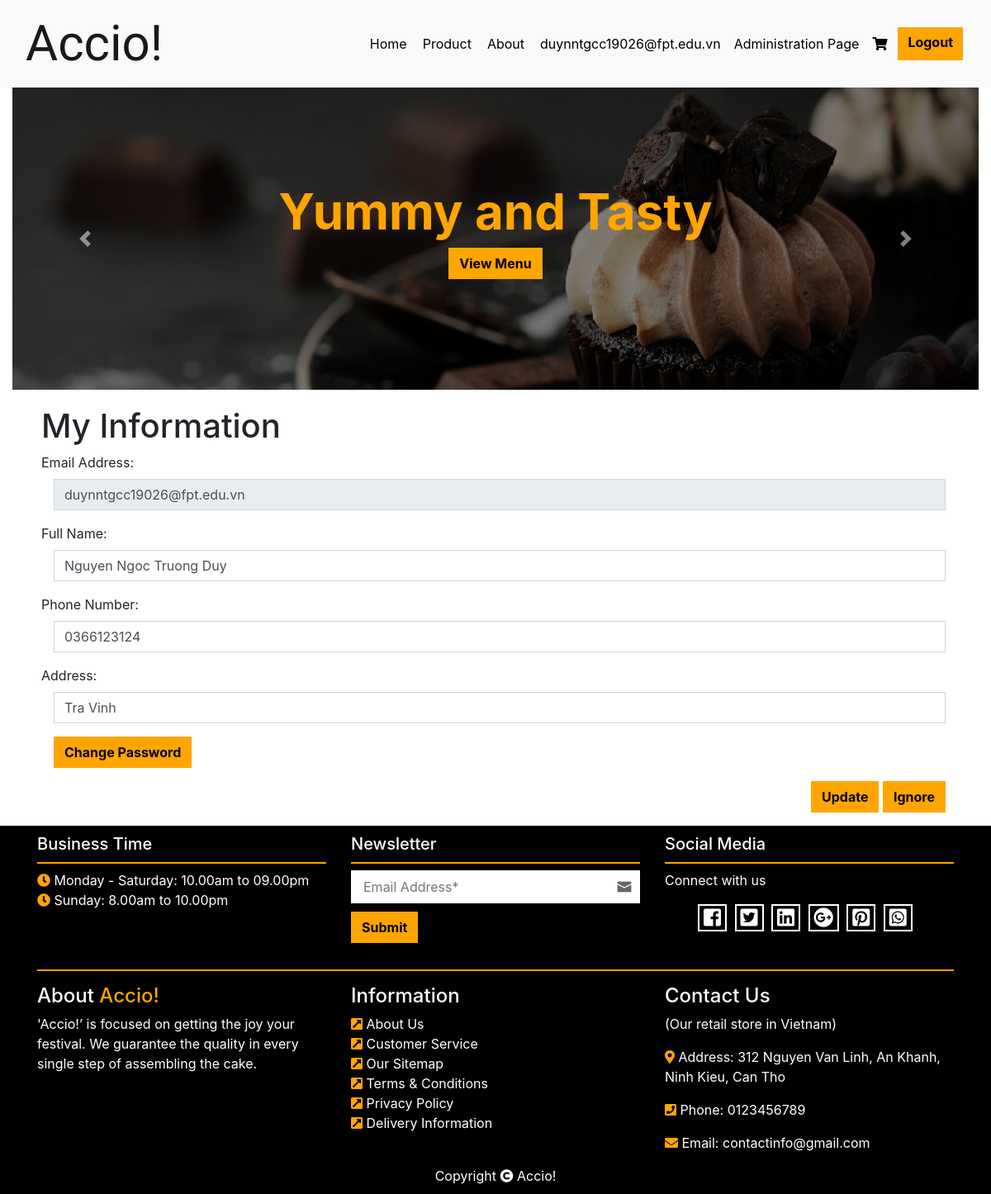
Page /index.php?page=update_info (signed in) on the committed database.
### tables this page shows
CREATE TABLE `customer` (
  `Email` varchar(200) NOT NULL,
  `Fullname` varchar(150) NOT NULL,
  `Telephone` varchar(12) NOT NULL,
  `Password` varchar(32) NOT NULL,
  `Address` varchar(300) NOT NULL,
  `Type` int(1) NOT NULL
);

### Update_Info.php (the view, shortened to what this page needs)
<?php
    if(!isset($_SESSION['email'])){
        echo '<meta http-equiv="refresh" content="0;URL=index.php">';
    }
    else{
        include_once("connection.php");
        $email = $_SESSION['email'];
        $result = mysqli_query($conn, "SELECT * FROM customer WHERE Email = '$email'");
        $row = mysqli_fetch_array($result, MYSQLI_ASSOC);
        $name = $row["Fullname"];
        $tel = $row["Telephone"];
        $addr = $row["Address"];
?>
<div class="container">
    <h1>My Information</h1>
    <form id="update-info" name="update-info" method="POST" enctype="multipart/form-data" class="form-horizontal" role="form">
        <div class="form-group">
            <label for="txtEmail" class="control-label">Email Address:</label>
            <div class="col">
                <input type="text" name="txtEmail" id="txtEmail" class="form-control"
                readonly value='<?php echo $email; ?>'>
            </div>
        </div>
        <div class="form-group">
            <label for="txtName" class="control-label">Full Name:</label>
            <div class="col">
                <input type="text" name="txtName" id="txtName" class="form-control"
                placeholder="Full name" value='<?php echo $name; ?>'>
            </div>
        </div>
        <div class="form-group">
            <label for="txtTel" class="control-label">Phone Number:</label>
            <div class="col">
                <input type="tel" name="txtTel" id="txtTel" class="form-control"
                placeholder="Phone number" value='<?php echo $tel; ?>'>
            </div>
        </div>
        <div class="form-group">
            <label for="txtAddr" class="control-label">Address:</label>
            <div class="col">
                <input type="text" name="txtAddr" id="txtAddr" class="form-control"
                placeholder="Address" value='<?php echo $addr; ?>'>
            </div>
        </div>
        <div class="form-group">
            <div class="col">
                <button type="button" class="btn btn-warning" onclick="window.location='index.php?page=change_password'">Change Password</button>
            </div>
        </div>
        <div class="form-group">
            <div class="col" align="right">
                  <input type="submit" class="btn btn-warning" name="btnUpdate" id="btnUpdate" value="Update"/>
                  <input type="button" class="btn btn-warning" name="btnIgnore"  id="btnIgnore" value="Ignore" onclick="window.location='index.php?page=my_account'" />
            </div>
        </div>
    </form>
</div>
<?php
    }
    ?>

### CSS/style.css (style rules this page uses)
.form-control { border-radius: 0; margin-bottom: 1em; }
.btn-warning { background-color: orange; color: black; border: 0.25px orange solid; font-weight: bold; border-radius: 0; }

### rows in the picture
customer: txtName "Nguyen Ngoc Truong Duy", txtTel "0366123124", txtAddr "Tra Vinh"

### other values in the picture
$_SESSION['email'] "duynntgcc19026@fpt.edu.vn"
